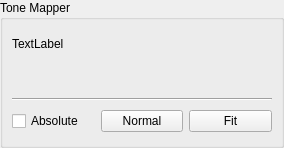
<?xml version="1.0" encoding="UTF-8"?>
<ui version="4.0">
 <class>ToneMapperEditorClass</class>
 <widget class="QWidget" name="ToneMapperEditorClass">
  <property name="geometry">
   <rect>
    <x>0</x>
    <y>0</y>
    <width>284</width>
    <height>148</height>
   </rect>
  </property>
  <property name="windowTitle">
   <string>EXR</string>
  </property>
  <layout class="QVBoxLayout" name="verticalLayout_3">
   <property name="leftMargin">
    <number>0</number>
   </property>
   <property name="topMargin">
    <number>0</number>
   </property>
   <property name="rightMargin">
    <number>0</number>
   </property>
   <property name="bottomMargin">
    <number>0</number>
   </property>
   <item>
    <widget class="QWidget" name="widget" native="true">
     <property name="sizePolicy">
      <sizepolicy hsizetype="Minimum" vsizetype="Preferred">
       <horstretch>0</horstretch>
       <verstretch>0</verstretch>
      </sizepolicy>
     </property>
     <layout class="QVBoxLayout" name="verticalLayout">
      <property name="leftMargin">
       <number>0</number>
      </property>
      <property name="topMargin">
       <number>0</number>
      </property>
      <property name="rightMargin">
       <number>0</number>
      </property>
      <property name="bottomMargin">
       <number>0</number>
      </property>
      <item>
       <widget class="QGroupBox" name="groupBox_2">
        <property name="sizePolicy">
         <sizepolicy hsizetype="Minimum" vsizetype="Preferred">
          <horstretch>0</horstretch>
          <verstretch>0</verstretch>
         </sizepolicy>
        </property>
        <property name="title">
         <string>Tone Mapper</string>
        </property>
        <layout class="QVBoxLayout" name="verticalLayout_2">
         <item>
          <widget class="QLabel" name="rangeLabel">
           <property name="text">
            <string>TextLabel</string>
           </property>
          </widget>
         </item>
         <item>
          <widget class="RangeSlider" name="rangeSlider" native="true"/>
         </item>
         <item>
          <widget class="Line" name="line">
           <property name="orientation">
            <enum>Qt::Horizontal</enum>
           </property>
          </widget>
         </item>
         <item>
          <widget class="QWidget" name="widget_3" native="true">
           <layout class="QHBoxLayout" name="horizontalLayout_3">
            <property name="leftMargin">
             <number>0</number>
            </property>
            <property name="topMargin">
             <number>0</number>
            </property>
            <property name="rightMargin">
             <number>0</number>
            </property>
            <property name="bottomMargin">
             <number>0</number>
            </property>
            <item>
             <widget class="QCheckBox" name="absoluteCB">
              <property name="text">
               <string>Absolute</string>
              </property>
             </widget>
            </item>
            <item>
             <widget class="QPushButton" name="normalButton">
              <property name="text">
               <string>Normal</string>
              </property>
             </widget>
            </item>
            <item>
             <widget class="QPushButton" name="fitButton">
              <property name="text">
               <string>Fit</string>
              </property>
             </widget>
            </item>
           </layout>
          </widget>
         </item>
        </layout>
       </widget>
      </item>
     </layout>
    </widget>
   </item>
  </layout>
 </widget>
 <customwidgets>
  <customwidget>
   <class>RangeSlider</class>
   <extends>QWidget</extends>
   <header>widgets/RangeSlider.h</header>
   <container>1</container>
  </customwidget>
 </customwidgets>
 <resources>
  <include location="../resources/icons.qrc"/>
 </resources>
 <connections/>
</ui>
